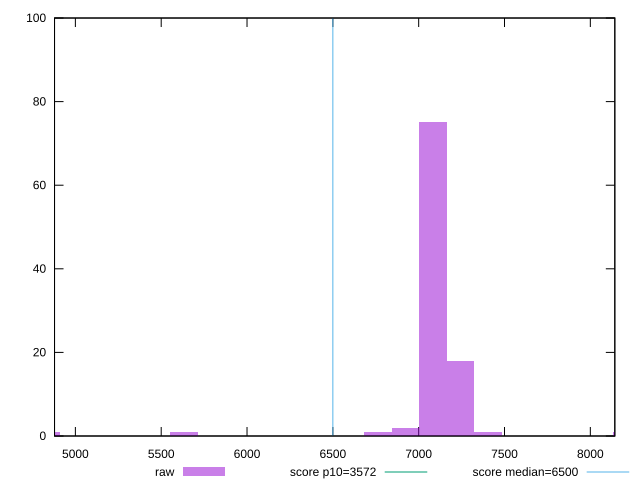

Reproduce this figure in gnuplot.
reset

$raw <<EOF
8210.553738189812 1
7244.606239579245 18
7083.614989810818 75
7405.597489347673 1
6922.623740042391 2
4829.73749305283 1
6761.6324902739625 1
5634.693741894969 1
EOF

set key outside below
set boxwidth 160.99124976842768
set xrange [4878.592000000001:8142.665]
set yrange [0:100]
set trange [0:100]
set style fill transparent solid 0.5 noborder

set parametric
set terminal svg size 640, 490 enhanced background rgb 'white'
set output "reports/report_00030_2021-02-24T20-42-31.540Z/first-cpu-idle/samples/astro/raw/histogram.svg"

plot $raw title "raw" with boxes, \
     3572,t title "score p10=3572", \
     6500,t title "score median=6500"

reset
